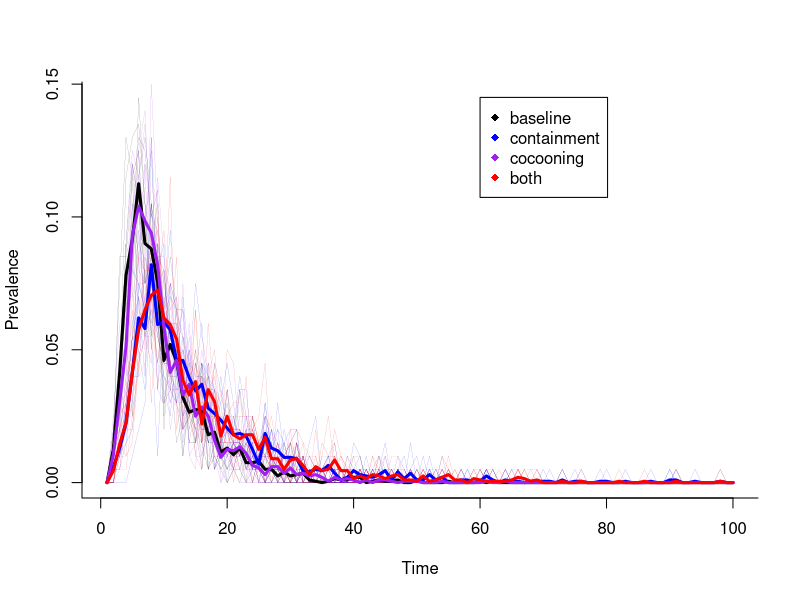
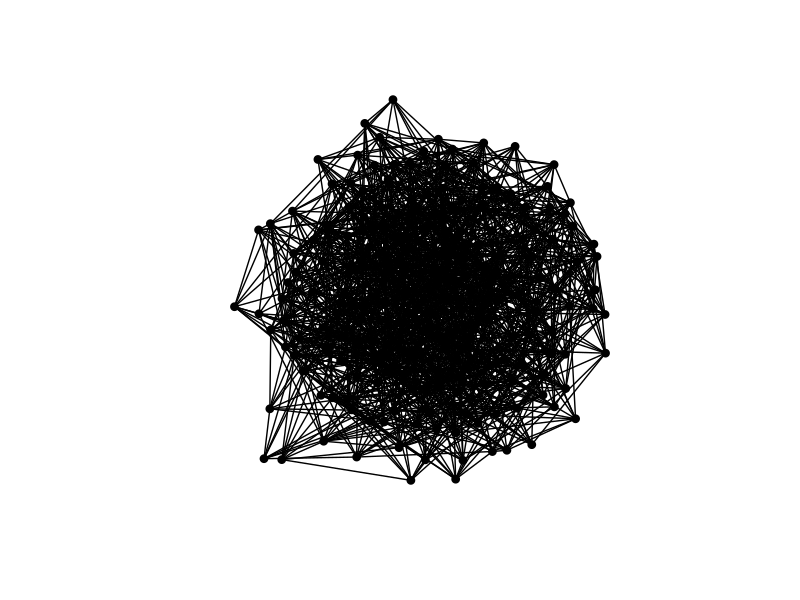
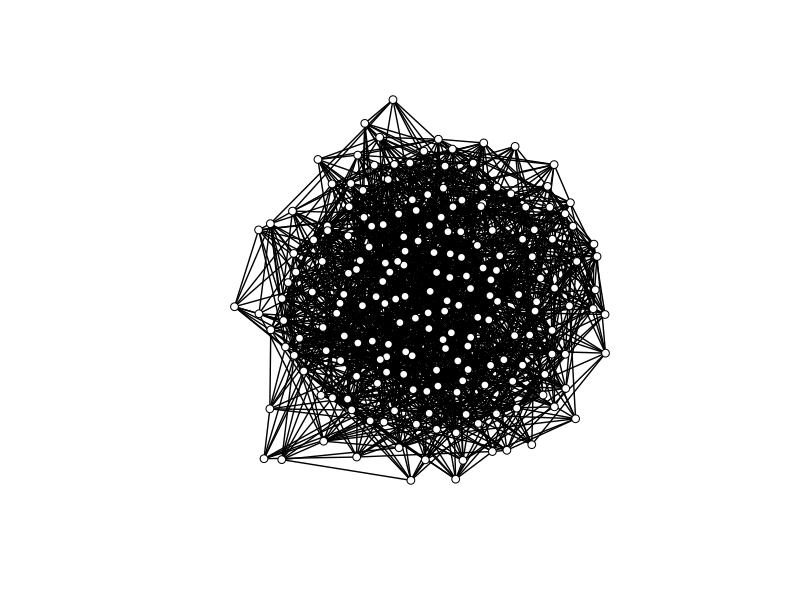

Recreate these plots in R, in order.
#===================================================================================
#  Lots of R packages for graphs
#	these are described in a CRAN task view here:
#	http://cran.r-project.org/web/views/gR.html
#	-install the 'network' package
#===================================================================================

#install.packages("network")
library(network)


#===================================================================================
#	Model neighborhood connections
#	-NEIGH: is a matrix of connections
#   -numneigh        #define the number of neighbors to connect
#   note: this leaves the ends with fewer connections
#===================================================================================
getNEIGH<-function(L,numneigh)
    {
    NEIGH<-matrix(0,L,L)  #set up an empty matrix
   

    for( i in numneigh:(L-numneigh))
        {
            for (o in 1:numneigh)
            {
        NEIGH[i,i-o]<-1
        NEIGH[i,i+o]<-1
            }
        }
        
    for(i in 1:numneigh)
        {
            for (o in 1:numneigh)
                {
                    NEIGH[i,o]<-1
                    NEIGH[(L+1)-i,(L+1)-o]<-1
                    NEIGH[(L+1)-i,o]<-1
                    NEIGH[i, (L+1)-o]<-1
                }
        }
    diag(NEIGH)<-0
    return(NEIGH)
    }

#NEIGH_NET<-network(NEIGH, directed=FALSE)

#===================================================================================
#	Model long-distance connections
#	-Each node has a number of connections drawn from  negative binomial distribution
#	-LD is the matrix of connections
#   -LD_NET is the network
#===================================================================================

getLD<-function(L,connectivity)
    {
        LD<-matrix(rbinom(L^2,1,connectivity),L)
            for( i in 1:L)
                {
                LD[i,]<-LD[,i]
                }
            diag(LD)<-0
        return(LD)
    }


#LD_NET<-network(LD, directed=FALSE)

#===================================================================================
#	create a single connection network out of NEIGH and LD
#   -ALL_NET is the matrix
#   -NET is the network
#===================================================================================
getALL_NET<-function(NEIGH,LD)
    {
    ALL_NET<-matrix(0,L,L)  #set up an empty matrix
    ALL_NET<-NEIGH+LD>0     #the unity of connections from long and neighborhood connections
    ALL_NET<-ALL_NET*1      #so that it is displayed in 0 and 1s
    return(ALL_NET)
    }

#NET<-network(ALL_NET, directed=FALSE)




#===================================================================================
#	Risk matrix, incorporating potential interventions
#       -RISK is the probability of infection among connection
#   Interventions:
#       -contain: an option to decrease risk for some columns which are assumed to report infection
#           -identification: % of cases identified in time to attempt containment
#           -participation: % of contacts of the node for whom risk will be reduced
#           -reduction: degree by which risk will be reduce, multiplicative
#       -cocoon (or any intervention trying to protect mother)
#           -cocoonable: % of mothers that could realistically be protected in time
#           -protection: Average reduction in risk to those protected (includes participation in protection efforts)
#===================================================================================


getrisk<-function(b, reduction=.4, identification=.5, participation=.6, cocoonable=.3, protection=.6, contain=FALSE, cocoon=FALSE)
    {
    RISK<-b*NEIGH
    
    if(contain==TRUE)
	   {
        identified<-sample(L, round(L*identification))    #randomly selects individuals that would present in time for ring treatment
        participants<-sample(L, round(L*participation))    #randomly selects those who would participate in ring treatment

            for (j in identified)
                {
                RISK[participants,j]<- RISK[participants,j]*reduction
                }
        }
    RISK<-RISK+(b*LD)       #add back the long distance risk that is not affected by containment
    
    if(cocoon==TRUE)
	   {
           cocoons<-sample(L, round(L*cocoonable))    #randomly selects individuals that could be protected
           
           for (j in cocoons)
           {
               RISK[,j]<- RISK[,j]*protection
           }
       }
    
    return(RISK)
    }



#===================================================================================
#	Plotting functions
#	-COORDS lets it draw network once and saves the coordinates of each node
#	-COLS a vector to define colors in the plot 
#	-visualize: plots network, coloring the I nodes red
#===================================================================================




visualize_net<-function(NET)
	{
    COORDS<<-plot(NET,vertex.col="black")
    COLS<<-rep(1,L)
	COLS[I==1]<-"red"
	COLS[E==1]<-"orange"
	COLS[S==1]<-"black"
	COLS[R==1]<-"white"
	plot(NET,vertex.col=COLS, jitter=FALSE, coord=COORDS)
	}


visualize_nodes<-function()
	{
	COLS[I==1]<-"red"
	COLS[E==1]<-"orange"
	COLS[S==1]<-"black"
	COLS[R==1]<-"white"
    lines(COORDS,col=COLS,pch=19,type="p") # much faster than points()
	}

#===================================================================================
#	-Set up Simulation 
#	-S,E,I,R vectors
#===================================================================================

setup<-function()
	{
	S<<-rep(1,L)
	E<<-rep(0,L)
	I<<-rep(0,L)
	R<<-rep(0,L)
	recoverday<<-rep(0,L)
    cases<<-NA
	}

#===================================================================================
#	Key functions of stochastic simulation
#	-infect changes I from 0 to 1, also changes E and S to 0
#===================================================================================

infect<-function(node, day=i)
	{
        I[node]<<-1
        E[node]<<-0
        S[node]<<-0
        cases<<-which(I==1)
        recoverday[node]<<-day+duration
	}
		
expose<-function()
	{
        if(length(cases==1))
           {
               temp<-ALL_NET[,cases]==1
           }
           
        if(length(cases)>1)
           {
               temp<-rowSums(ALL_NET[,cases])>=1
           }
        if(length(temp>=1))
            {
                temp <- temp & !R # recovered are not exposed assuming immunity at least over time period
                E[temp]<<-1
                E[cases]<<-0
                S[temp]<<-0
            }
	}

recover<-function(node)
	{
        I[node]<<-0
        E[node]<<-0
        S[node]<<-0
        R[node]<<-1
        cases<<-which(I==1)
	}


#===================================================================================
#	Simulation function
#   Parameters:
#       -b : probaility infection given exposure / time step (ie rate)
#       -endtime: number of time steps in simulation
#       -index_cases: the # of cases at timepoint 1
#       -connectivity % of population that comes into relevant contact. Note this scales with L, the population size
#       -numneigh Number of neighboring nodes a cases will expose, also the number that might be treated in containment. Currently the number is doubled as the simulation is 2 dimensional (a 3 means 6 nodes will be exposed)
#       -coco : whether a cocoon strategy is attempted
#       -cont : whether a containment strategy is attempted
#       -identification, participation, reduction, coconnable, protection (see the Risk Matrix function above)
#===================================================================================

dosim<-function(cont= FALSE, coco=FALSE, index_cases=1, numneigh=3, connectivity=0.05, b=.01, identification=1, participation=1, reduction=0,cocoonable=.1, protection=.6)
    {
        #reset the population vectors
            i<<-1
            setup()
            PREV<<-temp<<-rep(0,endtime)  #empty vector
        
        #create the risk matrices
            RISK<<-getrisk(b, reduction=reduction, identification=identification, participation=participation, cocoonable=cocoonable, protection=protection, contain=cont, cocoon=coco)
            
        #seed the epidemic
        
            cases<<-(sample(L,index_cases))           # infect the index cases
            infect(cases)
            expose()                                # expose nodes connected to index cases
       
        #simulate the epidemic
           for(i in 2:endtime)
                {
                    
                    random<-matrix(runif(L*L),L,L)  # draw a random number matrix for stochastic infection
                    risk<-E*RISK                    # multiplying risk matrix by the exposed vector
                    toinfect<-which(rowSums(random<risk)>0)
                    infect(toinfect,day=i)
                    recover(which(recoverday==i))
                    expose()
                    PREV[i]<-sum(I)/L               # store the prevalence at time i
                }
        #return total cases and prevalence over time
            totcases<-sum(R)+sum(I)
            togo<-c(PREV, totcases)
            return(togo)
    }


#===================================================================================
#   Global Parameters
#       -sims: number of simulations per arm
#       -duration : number of timepoints a case is infectious
#
#===================================================================================
sims<-10
endtime<-100
L<-200
I<-rep(0,L)     #allows use of the symbol I for infectious and sets it to zero
duration<-1
numneigh<-3
connectivity<-0.05

baseline<-matrix(NA,endtime,sims)
contained<-matrix(NA,endtime,sims)
cocooned<-matrix(NA,endtime,sims)
both<-matrix(NA,endtime,sims)

basecase<-rep(NA,sims)
contcase<-rep(NA,sims)
cococase<-rep(NA,sims)
bothcase<-rep(NA,sims)


for (x in 1:sims)
    {
    #create the exposure and risk matrices
        NEIGH<<-getNEIGH(L, numneigh)
        LD<<-getLD(L, connectivity)
        ALL_NET<<-getALL_NET(NEIGH,LD)
        

    #no containment
        temp<-dosim(cont= FALSE, coco=FALSE)
        baseline[,x]<-temp[1:endtime]
        basecase[x]<-temp[endtime+1]
    #containment

        temp<-dosim(cont= TRUE, coco=FALSE)
        contained[,x]<-temp[1:endtime]
        contcase[x]<-temp[endtime+1]

    #cocoon

        temp<-dosim(cont= FALSE, coco=TRUE)
        cocooned[,x]<-temp[1:endtime]
        cococase[x]<-temp[endtime+1]
    #both

        temp<-dosim(cont= TRUE, coco=TRUE)
        both[,x]<-temp[1:endtime]
        bothcase[x]<-temp[endtime+1]
    }

#===================================================================================
#	Visualize the results
#	-black lines: simulations with no interventions
#	-blue lines: Simulaitons with containment
#   -purple lines: simulations with cocooning
#   -red lines: simulations with both containment and cocooning
#
#   -Thicker lines are means across the simulations in each arm
#===================================================================================


#plots of each simulation
quartz()
matplot(1:endtime, baseline, type = "l", xlab = "Time", ylab = "Prevalence", main = "", lwd = .1, lty = 1, bty = "l", col = "black")
matplot(1:endtime, contained, type = "l", xlab = "Time", ylab = "Prevalence", main = "", lwd = .1, lty = 1, bty = "l", col = "blue", add=TRUE)
matplot(1:endtime, cocooned, type = "l", xlab = "Time", ylab = "Prevalence", main = "", lwd = .1, lty = 1, bty = "l", col = "purple", add=TRUE)
matplot(1:endtime, both, type = "l", xlab = "Time", ylab = "Prevalence", main = "", lwd = .1, lty = 1, bty = "l", col = "red", add=TRUE)

#show the means for each set of simulations
lines(rowMeans(baseline),col="black", lwd=3)
lines(rowMeans(contained),col="blue", lwd=3)
lines(rowMeans(cocooned),col="purple", lwd=3)
lines(rowMeans(both),col="red", lwd=3)
legend(60, max(baseline), c("baseline", "containment", "cocooning", "both"), pch = 18, col = c("black", "blue", "purple", "red"))

#show final epidemic size
basecase
contcase
cococase
bothcase




#===================================================================================
#	-par sets up a plot window. par(ask=TRUE) requires a <Enter> between plots (for a movie)
#   -Visualize_net shows the network of local and longdistnace contacts
#===================================================================================
dosim(connectivity=0)
par(ask=FALSE)
visualize_net(network(ALL_NET, directed=FALSE))



#####-------------old below

#===================================================================================
#	-Simulated population parameters
#===================================================================================

L<-num_obs<-100  #number of households and individuals
S<-rep(1,L)
E<-rep(0,L)
I<-rep(0,L)
R<-rep(0,L)





#define the length in days of the simulation
reps<-100

#set time to day 1
i<-1

#an empty vector to store the prevalence over the course of the simulation
PREV<-rep(0,reps)

#sets the whole populations to susceptible
setup()

#set how many index cases and draw them randomly
index<-index_case<-sample(L,5)

#infect the index cases
infect(index_case)

#expose those nodes connected to the index cases
expose()
